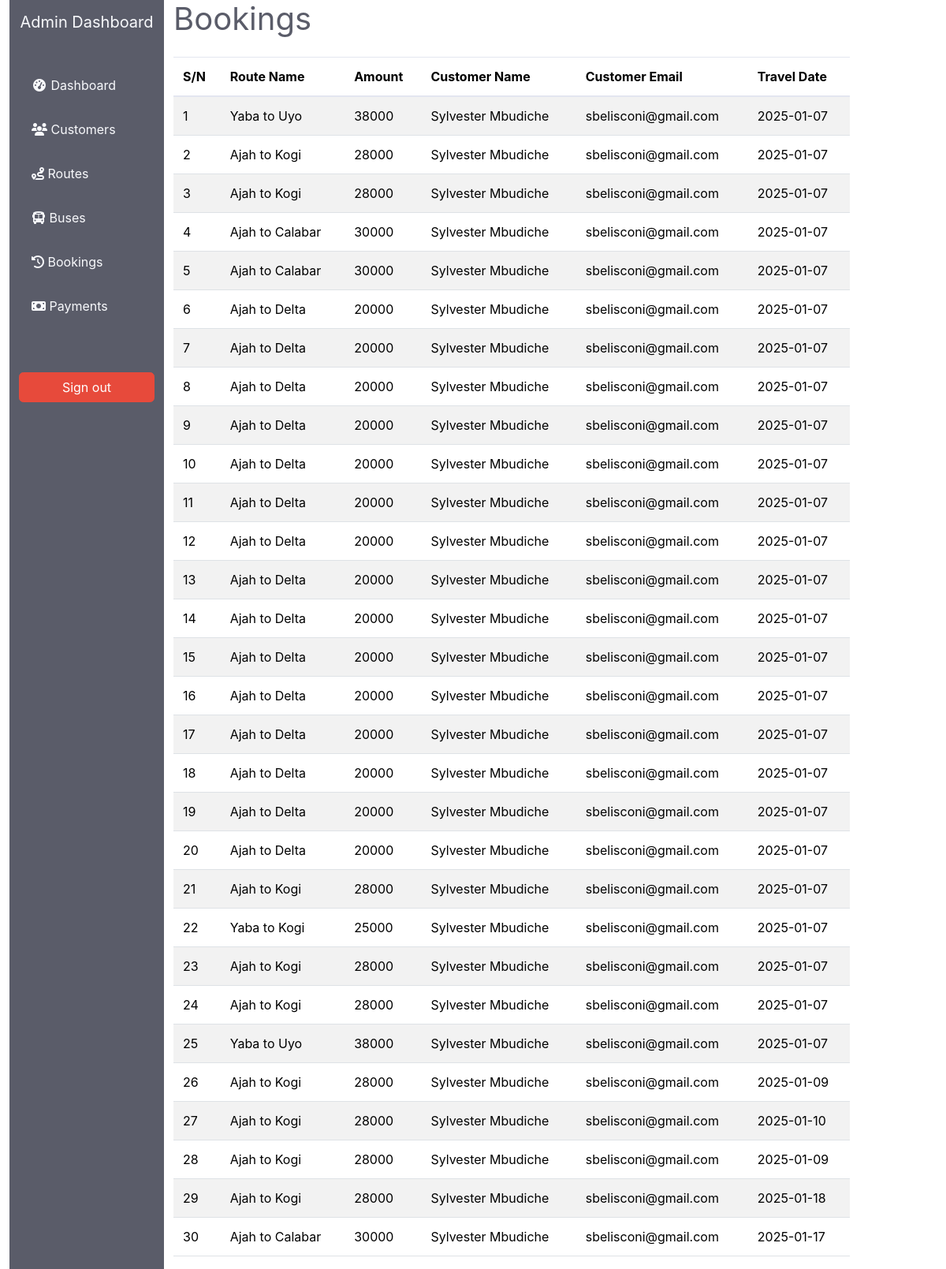
Page /book.php (signed in) on the committed database.
### tables this page shows
CREATE TABLE `booking` (
  `booking_id` int(11) NOT NULL,
  `booking_routeid` int(11) NOT NULL,
  `booking_custid` int(11) NOT NULL,
  `booking_busid` int(11) NOT NULL,
  `booking_date` date NOT NULL
);

CREATE TABLE `route` (
  `route_id` int(11) NOT NULL,
  `route_name` varchar(255) NOT NULL,
  `terminal_id` int(11) NOT NULL,
  `to_state_id` int(11) NOT NULL,
  `price` decimal(10,0) NOT NULL,
  `route_busid` int(11) NOT NULL
);

CREATE TABLE `customer` (
  `cust_id` int(11) NOT NULL,
  `cust_firstname` varchar(50) NOT NULL,
  `cust_lastname` varchar(50) NOT NULL,
  `cust_email` varchar(100) NOT NULL,
  `cust_dob` date DEFAULT NULL,
  `cust_phone` varchar(50) DEFAULT NULL,
  `cust_gender` enum('male','female') DEFAULT NULL,
  `cust_password` varchar(255) NOT NULL,
  `cust_next_of_kin` varchar(50) DEFAULT NULL,
  `cust_next_of_kin_phone` varchar(50) DEFAULT NULL,
  `cust_date_reg` date NOT NULL DEFAULT current_timestamp()
);

### classes/Db.php (called while the page is built, shortened)
<?php
class Db
{
    private $dbname = DBNAME;
    private $dbuser = DBUSER;
    private $dbpass = DBPASS;
    private $dbhost = DBHOST;
    protected function connect(){
        $dsn = "mysql:host=$this->dbhost;dbname=$this->dbname;";
        $option = [PDO::ATTR_ERRMODE => PDO::ERRMODE_EXCEPTION];
        try{
            $this->conn = new PDO($dsn, $this->dbuser, $this->dbpass, $option);
            return $this->conn;
        }catch(PDOException $e){
            return false;
        }
    }
}
?>

### classes/Book.php (called while the page is built, shortened)
<?php
    require_once "Db.php";
    class Book extends Db{
        private $dbconn;
        public function __construct(){
            $this->dbconn = $this->connect();
        }
        public function get_bookingroute(){
            $sql = "SELECT booking.booking_id, booking.booking_custid, booking.booking_date, route.route_id, route.route_name, route.terminal_id,route.price, customer.cust_firstname, customer.cust_lastname, customer.cust_email FROM booking LEFT JOIN route on booking.booking_routeid=route.route_id LEFT JOIN customer ON booking.booking_custid=customer.cust_id";
            $stmt = $this->dbconn->prepare($sql);
            $stmt->execute();
            $result = $stmt->fetchAll(PDO::FETCH_ASSOC);
            $result = json_encode($result);
            return $result;
        }
    }
?>

### book.php (the view, shortened to what this page needs)
<?php
require_once "classes/Book.php";
$bo = new Book;
$bookr  = $bo->get_bookingroute();
$bookr = json_decode($bookr);
?>
<!DOCTYPE html>
<html lang="en">
<head>
    <link rel="stylesheet" type="text/css" href="bootstrap/css/bootstrap.css">
    <link rel="stylesheet" type="text/css" href="fa/css/all.css">
    <link rel="stylesheet" href="sb-admin-2.css">
    <link rel="stylesheet" href="main.css">
    <link href="DataTables/datatables.min.css" rel="stylesheet">
</head>
<body>
    <div class="container-fluid">
        <div class="row">
       <?php
       include_once "partials/admin-side-bar.php";
       ?>
            <div class="col-md-9">
                <h1 class="text-dark">Bookings</h1>
                <div class="row">
                    <div class="col-md mt-3">
                        <table class=" table table-striped display" id="myTable">
                            <thead>
                                <tr>
                                    <th>S/N</th>
                                    <th>Route Name</th>
                                    <th>Amount</th>
                                    <th>Customer Name</th>
                                    <th>Customer Email</th>
                                    <th>Travel Date</th>
                                </tr>
                            </thead>
                            <tbody>
                                <?php
                                $counter = 1;
                                foreach($bookr as $ro){ ?>
                                <tr id="row-<?php echo $bus['bus_id']; ?>">
                                    <td><?php echo $counter++; ?></td>
                                    <td><?php echo $ro->route_name ?></td>
                                    <td><?php echo $ro->price ?></td>
                                    <td><?php echo $ro->cust_firstname. " ". $ro->cust_lastname?></td>
                                    <td><?php echo $ro->cust_email?></td>
                                    <td><?php echo $ro->booking_date ?></td>
                                </tr>
                                <?php }?>
                            </tbody>
                        </table>
                    </div>
                </div>
            </div>
        </div>
    </div>
</body>
</html>

### rows in the picture
booking: route.route_name "Ajah to Kogi", route.price "28000", customer.cust_firstname "Sylvester", customer.cust_lastname "Mbudiche", customer.cust_email "sbelisconi@gmail.com", booking_date "2025-01-07"
booking: route.route_name "Ajah to Kogi", route.price "28000", customer.cust_firstname "Sylvester", customer.cust_lastname "Mbudiche", customer.cust_email "sbelisconi@gmail.com", booking_date "2025-01-07"
booking: route.route_name "Ajah to Calabar", route.price "30000", customer.cust_firstname "Sylvester", customer.cust_lastname "Mbudiche", customer.cust_email "sbelisconi@gmail.com", booking_date "2025-01-07"
booking: route.route_name "Ajah to Calabar", route.price "30000", customer.cust_firstname "Sylvester", customer.cust_lastname "Mbudiche", customer.cust_email "sbelisconi@gmail.com", booking_date "2025-01-07"
booking: route.route_name "Ajah to Delta", route.price "20000", customer.cust_firstname "Sylvester", customer.cust_lastname "Mbudiche", customer.cust_email "sbelisconi@gmail.com", booking_date "2025-01-07"
booking: route.route_name "Ajah to Delta", route.price "20000", customer.cust_firstname "Sylvester", customer.cust_lastname "Mbudiche", customer.cust_email "sbelisconi@gmail.com", booking_date "2025-01-07"
booking: route.route_name "Ajah to Delta", route.price "20000", customer.cust_firstname "Sylvester", customer.cust_lastname "Mbudiche", customer.cust_email "sbelisconi@gmail.com", booking_date "2025-01-07"
booking: route.route_name "Ajah to Delta", route.price "20000", customer.cust_firstname "Sylvester", customer.cust_lastname "Mbudiche", customer.cust_email "sbelisconi@gmail.com", booking_date "2025-01-07"
booking: route.route_name "Ajah to Delta", route.price "20000", customer.cust_firstname "Sylvester", customer.cust_lastname "Mbudiche", customer.cust_email "sbelisconi@gmail.com", booking_date "2025-01-07"
booking: route.route_name "Ajah to Delta", route.price "20000", customer.cust_firstname "Sylvester", customer.cust_lastname "Mbudiche", customer.cust_email "sbelisconi@gmail.com", booking_date "2025-01-07"
booking: route.route_name "Ajah to Delta", route.price "20000", customer.cust_firstname "Sylvester", customer.cust_lastname "Mbudiche", customer.cust_email "sbelisconi@gmail.com", booking_date "2025-01-07"
booking: route.route_name "Ajah to Delta", route.price "20000", customer.cust_firstname "Sylvester", customer.cust_lastname "Mbudiche", customer.cust_email "sbelisconi@gmail.com", booking_date "2025-01-07"
booking: route.route_name "Ajah to Delta", route.price "20000", customer.cust_firstname "Sylvester", customer.cust_lastname "Mbudiche", customer.cust_email "sbelisconi@gmail.com", booking_date "2025-01-07"
booking: route.route_name "Ajah to Delta", route.price "20000", customer.cust_firstname "Sylvester", customer.cust_lastname "Mbudiche", customer.cust_email "sbelisconi@gmail.com", booking_date "2025-01-07"
booking: route.route_name "Ajah to Delta", route.price "20000", customer.cust_firstname "Sylvester", customer.cust_lastname "Mbudiche", customer.cust_email "sbelisconi@gmail.com", booking_date "2025-01-07"
booking: route.route_name "Ajah to Delta", route.price "20000", customer.cust_firstname "Sylvester", customer.cust_lastname "Mbudiche", customer.cust_email "sbelisconi@gmail.com", booking_date "2025-01-07"
booking: route.route_name "Ajah to Delta", route.price "20000", customer.cust_firstname "Sylvester", customer.cust_lastname "Mbudiche", customer.cust_email "sbelisconi@gmail.com", booking_date "2025-01-07"
booking: route.route_name "Ajah to Delta", route.price "20000", customer.cust_firstname "Sylvester", customer.cust_lastname "Mbudiche", customer.cust_email "sbelisconi@gmail.com", booking_date "2025-01-07"
booking: route.route_name "Ajah to Kogi", route.price "28000", customer.cust_firstname "Sylvester", customer.cust_lastname "Mbudiche", customer.cust_email "sbelisconi@gmail.com", booking_date "2025-01-07"
booking: route.route_name "Yaba to Kogi", route.price "25000", customer.cust_firstname "Sylvester", customer.cust_lastname "Mbudiche", customer.cust_email "sbelisconi@gmail.com", booking_date "2025-01-07"
booking: route.route_name "Ajah to Kogi", route.price "28000", customer.cust_firstname "Sylvester", customer.cust_lastname "Mbudiche", customer.cust_email "sbelisconi@gmail.com", booking_date "2025-01-07"
booking: route.route_name "Ajah to Kogi", route.price "28000", customer.cust_firstname "Sylvester", customer.cust_lastname "Mbudiche", customer.cust_email "sbelisconi@gmail.com", booking_date "2025-01-07"
booking: route.route_name "Yaba to Uyo", route.price "38000", customer.cust_firstname "Sylvester", customer.cust_lastname "Mbudiche", customer.cust_email "sbelisconi@gmail.com", booking_date "2025-01-07"
booking: route.route_name "Ajah to Kogi", route.price "28000", customer.cust_firstname "Sylvester", customer.cust_lastname "Mbudiche", customer.cust_email "sbelisconi@gmail.com", booking_date "2025-01-09"
booking: route.route_name "Ajah to Kogi", route.price "28000", customer.cust_firstname "Sylvester", customer.cust_lastname "Mbudiche", customer.cust_email "sbelisconi@gmail.com", booking_date "2025-01-10"
booking: route.route_name "Ajah to Kogi", route.price "28000", customer.cust_firstname "Sylvester", customer.cust_lastname "Mbudiche", customer.cust_email "sbelisconi@gmail.com", booking_date "2025-01-09"
booking: route.route_name "Ajah to Kogi", route.price "28000", customer.cust_firstname "Sylvester", customer.cust_lastname "Mbudiche", customer.cust_email "sbelisconi@gmail.com", booking_date "2025-01-18"
booking: route.route_name "Ajah to Calabar", route.price "30000", customer.cust_firstname "Sylvester", customer.cust_lastname "Mbudiche", customer.cust_email "sbelisconi@gmail.com", booking_date "2025-01-17"

### other values in the picture
$ro->route_name "Yaba to Uyo"
$ro->price "38000"
$ro->cust_firstname "Sylvester"
$ro->cust_lastname "Mbudiche"
$ro->cust_email "sbelisconi@gmail.com"
$ro->booking_date "2025-01-07"
$ro->route_name "Ajah to Delta"
$ro->price "20000"
